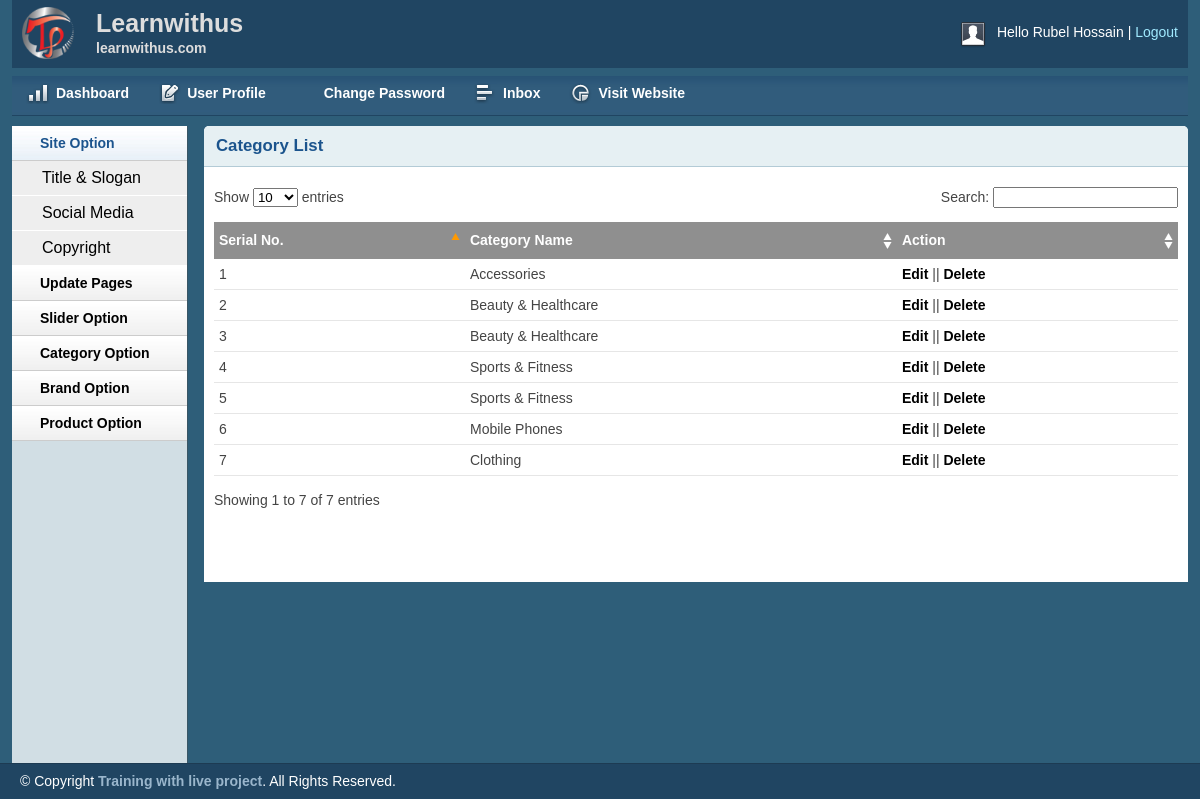
The app's page /admin/catlist.php (signed in) with its own data.
### tables this page shows
CREATE TABLE `tbl_category` (
  `catId` int(11) NOT NULL,
  `catName` varchar(255) NOT NULL
);

### lib/Session.php (called while the page is built, shortened)
<?php
class Session{
    public static function get($key){
        if (isset($_SESSION[$key])) {
            return $_SESSION[$key];
        }else {
            return false;
        }
    }
}
?>

### lib/Database.php (called while the page is built, shortened)
<?php
class  Database{
    public $host = DB_HOST ;
    public $user = DB_USER ;
    public $pass = DB_PASS ;
    public $dbname = DB_NAME ;
    public $link ;
    public function connectDB()
    {
        $this->link = new mysqli($this->host , $this->user , $this->pass , $this->dbname );
    }
    public function select($query){
        $result = $this->link->query($query) or die ($this->link->error.__LINE__);
        if( $result->num_rows > 0 ){
            return $result ;
        }else{
            return false ;
        }
    }
}
?>

### classes/Category.php (called while the page is built, shortened)
<?php
include_once '../lib/Database.php' ;
?>
<?php
class Category
{
    private $db ;
    public function __construct(){
        $this->db = new Database() ;
    }
    public function getAllcat(){
        $query = "SELECT * FROM tbl_category ORDER BY catId DESC ";
        $result = $this->db->select($query);
        return $result ;
    }
}
?>

### admin/catlist.php (the view, shortened to what this page needs)
<?php include 'inc/header.php';?>
<?php include 'inc/sidebar.php';?>
<?php include '../classes/Category.php';?>
<?php
	$cat = new Category() ;
?>
        <div class="grid_10">
            <div class="box round first grid">
                <h2>Category List</h2>
                <div class="block">
                    <table class="data display datatable" id="example">
					<thead>
						<tr>
							<th>Serial No.</th>
							<th>Category Name</th>
							<th>Action</th>
						</tr>
					</thead>
					<tbody>
					<?php
						$getCat = $cat->getAllcat();
						if($getCat){
							$i = 0 ;
							while($result = $getCat->fetch_assoc()){
							$i++ ;
					?>
						<tr class="odd gradeX">
							<td><?php echo $i ;?></td>
							<td><?php echo $result['catName'];?></td>
							<td><a href="catedit.php?catid=<?php echo $result['catId'];?>">Edit</a> || <a onclick="return confirm('Are you sure to delete')" href="?delcat=<?php echo $result['catId'];?>">Delete</a></td>
						</tr>
					<?php 	}
						}
						?>
					</tbody>
				</table>
               </div>
            </div>
        </div>
<?php include 'inc/footer.php';?>

### admin/inc/header.php (shortened to what this page needs)
<?php
include '../lib/Session.php';
?>
<!DOCTYPE html>
<html>
<head>
    <link rel="stylesheet" type="text/css" href="css/reset.css" media="screen" />
    <link rel="stylesheet" type="text/css" href="css/text.css" media="screen" />
    <link rel="stylesheet" type="text/css" href="css/grid.css" media="screen" />
    <link rel="stylesheet" type="text/css" href="css/layout.css" media="screen" />
    <link rel="stylesheet" type="text/css" href="css/nav.css" media="screen" />
    <link href="css/table/demo_page.css" rel="stylesheet" type="text/css" />
</head>
<body>
    <div class="container_12">
        <div class="grid_12 header-repeat">
            <div id="branding">
                <div class="floatleft logo">
                    <img src="img/livelogo.png" alt="Logo" />
				</div>
				<div class="floatleft middle">
					<h1>Learnwithus</h1>
					<p>learnwithus.com</p>
				</div>
                <div class="floatright">
                    <div class="floatleft">
                        <img src="img/img-profile.jpg" alt="Profile Pic" /></div>
                    <div class="floatleft marginleft10">
                        <ul class="inline-ul floatleft">
                            <li>Hello <?php echo Session::get('adminName');?></li>
                            <li><a href="?action=logout">Logout</a></li>
                        </ul>
                    </div>
                </div>
            </div>
        </div>
        <div class="grid_12">
            <ul class="nav main">
                <li class="ic-dashboard"><a href="index.php"><span>Dashboard</span></a> </li>
                <li class="ic-form-style"><a href=""><span>User Profile</span></a></li>
				<li class="ic-typography"><a href="changepassword.php"><span>Change Password</span></a></li>
				<li class="ic-grid-tables"><a href="inbox.php"><span>Inbox</span></a></li>
                <li class="ic-charts"><a href=""><span>Visit Website</span></a></li>
            </ul>
        </div>

### admin/inc/sidebar.php (shortened to what this page needs)
<div class="grid_2">
    <div class="box sidemenu">
        <div class="block" id="section-menu">
            <ul class="section menu">
               <li><a class="menuitem">Site Option</a>
                    <ul class="submenu">
                        <li><a href="titleslogan.php">Title & Slogan</a></li>
                        <li><a href="social.php">Social Media</a></li>
                        <li><a href="copyright.php">Copyright</a></li>
                    </ul>
                </li>
                 <li><a class="menuitem">Update Pages</a>
                </li>
				<li><a class="menuitem">Slider Option</a>
                </li>
                <li><a class="menuitem">Category Option</a>
                </li>
                <li><a class="menuitem">Brand Option</a>
                </li>
                <li><a class="menuitem">Product Option</a>
                </li>
            </ul>
        </div>
    </div>
</div>

### admin/inc/footer.php (shortened to what this page needs)
    </div>
    <div id="site_info">
        <p>
         &copy; Copyright <a href="http://learnwithus.com">Training with live project</a>. All Rights Reserved.
        </p>
    </div>
</body>
</html>

### admin/css/layout.css (style rules this page uses)
body { background: #fff none repeat scroll 0 0; color: #444; font-size: 14px; padding: 0; }
.floatleft { float:left; }
.logo img { margin-top: -15px; width: 52px; }
.middle { margin-left: 22px; margin-top: -14px; }
.middle h1 { color:#ddd;margin:0 }
.middle p { color: #ddd; margin: 0; font-weight: bold; }
.floatright { float:right; }
.inline-ul li { display:inline; color:#fff; }
.marginleft10 { margin-left:10px; }
a { color: #000; font-weight:bold; text-decoration: none; }
.container_12, .container_16 { background:#2E5E79; }
h1, h2, h3, h4, h5, h6 { line-height:1.2em; margin-bottom:.3em; }
h2 { margin-top:1em; }
#branding { font-weight: normal; margin-bottom: 0; padding: 22px 10px 3px; text-align: left; }
.header-repeat { background:url(../img/header-repeat.jpg) repeat-x; }
#branding a { color:#A1EAFF; font-weight:normal; }
#branding a:before { content:" | "; color:#fff; }
#branding ul, #branding ul li { margin:0px; padding:0px; }
#branding li { padding:0px 0px 0px 0px !important; }
.box { background:#fff; margin-bottom:20px; padding:10px 10px 10px 10px; margin-left:-8px; }
.box.grid { padding-bottom:40px; }
.box.round { -moz-border-radius: 5px 5px 0px 0px; -webkit-border-radius: 5px 5px 0px 0px; border-radius: 5px 5px 0px 0px; }
.box h2 { font-size:1.2em; font-weight:bold; color:#1B548D; background:#E6F0F3; margin:-10px -10px 0 -10px; padding:10px 12px; border-bottom:1px solid #B3CBD6; -moz-border-radius: 5px 5px 0px 0px; -webkit-border-radius: 5px 5px 0px 0px; border-radius: 5px 5px 0px 0px; }
.box.first { min-height: 406px; }
.block { padding-top:20px; }
.box.sidemenu { background-color:#D1DEE4; border-right:1px solid #3A5665; padding:0px; margin:0px; cursor:pointer; }
.box.sidemenu .block { padding-top:0px; margin-top:0px; }
p { margin-bottom:1em; }
ul, ol { padding-top:0; }
ul.menu { list-style:none; border-top:1px solid #bbb; }
ul.menu li { margin:0; }
ul.menu li a { display:block; padding:4px 10px; border-bottom:1px solid #ccc; }
ul.menu ul { list-style:none; margin:0; }
ul.menu ul li a { padding-left:30px; }
ul.section { border-top:0; margin-bottom:0; }
ul.section li a { background:url(../img/sidemenu-repeat.jpg) repeat-x; line-height:26px; padding-left:28px; }
ul.section li li a { background:#ddd; border-bottom:1px solid #eee; }
ul.section ul li { text-transform:none; }
ul.section ul.current li a { background: #eee none repeat scroll 0 0; border-bottom: 1px solid #fff; font-size: 16px; font-weight: normal; }
ul.section li a.current { color:#1B548D; background:url(../img/sidemenu-repeat-hover.jpg) repeat-x; }
#site_info { color:#fff; background:#204562; border-top:1px solid #1d3b53; padding-left:20px; }
#site_info p { line-height:35px; margin-bottom:0px; }
#site_info a { color:#9ab6cc; }
.block { padding-bottom:1px; }
table.display { margin: 0 auto; clear: both; width: 100%; }
.sorting_asc { background: #8f8f8f url(../img/table/sort_asc.png) no-repeat center right; padding:8px 5px; text-align:left; color:#fff; }
.sorting { background:#8f8f8f url(../img/table/sort_both.png) no-repeat center right; padding:8px 5px; text-align:left; color:#fff; }
tr.odd { height: 30px; line-height: 30px; border-bottom:1px solid #e6e6e6; }
tr.even { height: 30px; line-height: 30px; border-bottom:1px solid #e6e6e6; }
tr.odd td, tr.even td { padding-left:5px; }

### records on screen
tbl_category: catName "Accessories"
tbl_category: catName "Beauty & Healthcare"
tbl_category: catName "Beauty & Healthcare"
tbl_category: catName "Sports & Fitness"
tbl_category: catName "Sports & Fitness"
tbl_category: catName "Mobile Phones"
tbl_category: catName "Clothing"

### other values on screen
Session::get('adminName') "Rubel Hossain"
